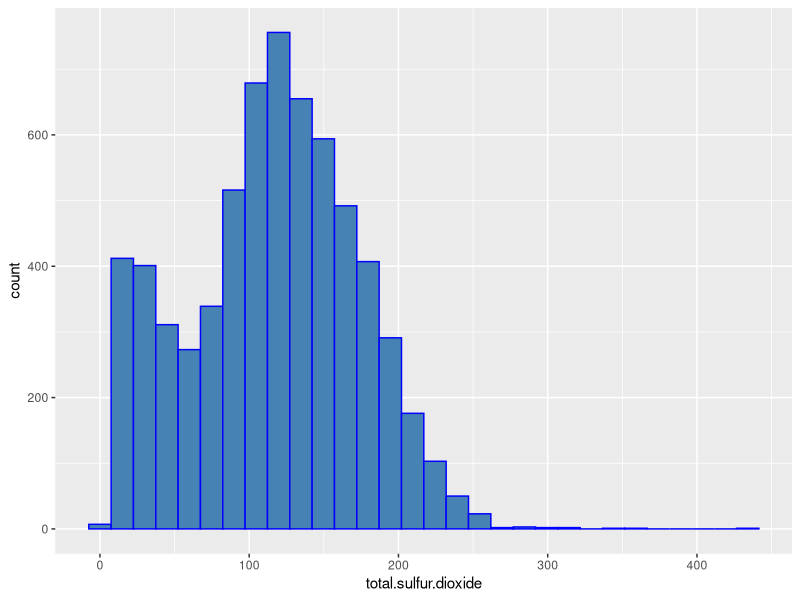
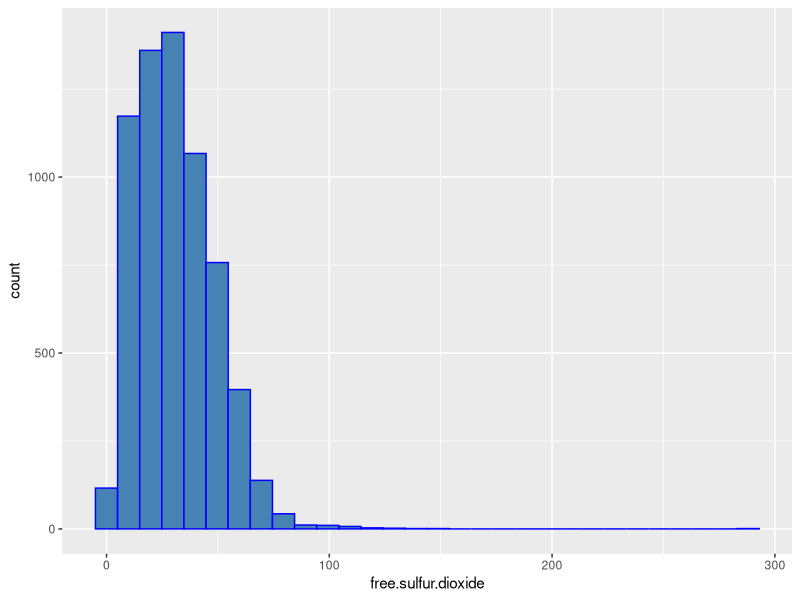
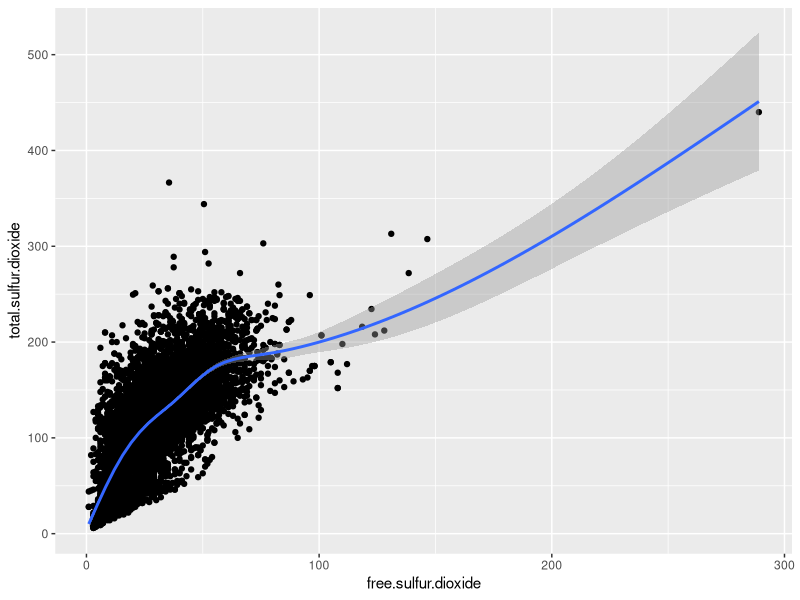
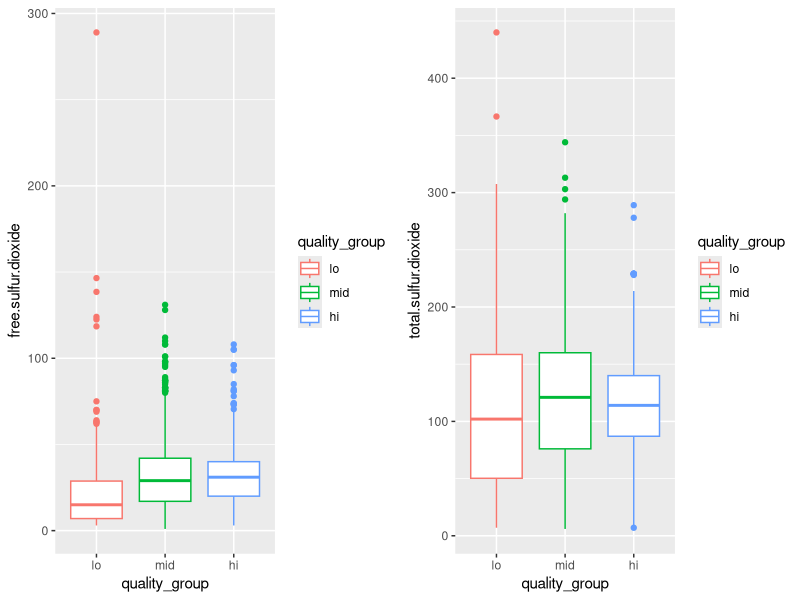

Write the R code that produced these figures, in order.
## ---- chunk 1
knitr::opts_chunk$set(echo = TRUE)
library(tidyverse)
library(ggplot2)
library(corrplot)
library(gridExtra)
## ---- chunk 2
merged <- read_csv("winequality_all.csv")
merged$red <- as.factor(merged$red )
fulldf <- merged %>% mutate(quality_group = cut(quality, breaks = c(0,4,6,10),labels=c("lo", "mid", "hi"))) 
data <- fulldf

## ---- chunk 3
 # summary(fulldf$total.sulfur.dioxide)
fulldf %>% ggplot(aes(total.sulfur.dioxide)) + 
  geom_histogram( color = "blue",fill = "steelblue")
## ---- chunk 4
#summary(fulldf$free.sulfur.dioxide)
fulldf  %>% ggplot(aes(free.sulfur.dioxide))+ 
  geom_histogram( color = "blue",fill = "steelblue")
## ---- chunk 5
ggplot(data = fulldf, aes(x = free.sulfur.dioxide, y = total.sulfur.dioxide)) +
  geom_point() + geom_smooth()
## ---- chunk 6
f <- ggplot(data = fulldf, aes(x = quality_group, y = free.sulfur.dioxide, color = quality_group)) +
  geom_boxplot()
t <- ggplot(data = fulldf, aes(x = quality_group, y = total.sulfur.dioxide, color = quality_group)) +
  geom_boxplot()
grid.arrange(f,t, ncol=2)
